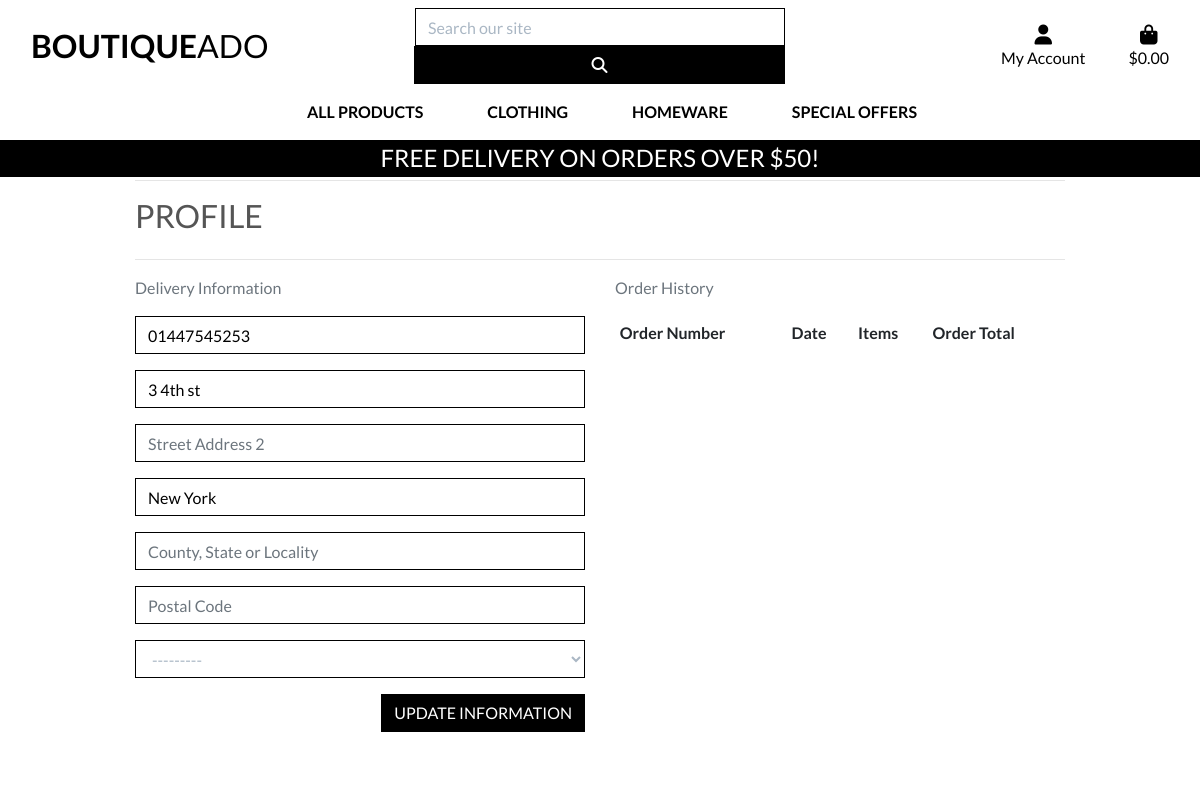
The page /profile/ (signed in) on the database as committed earlier.
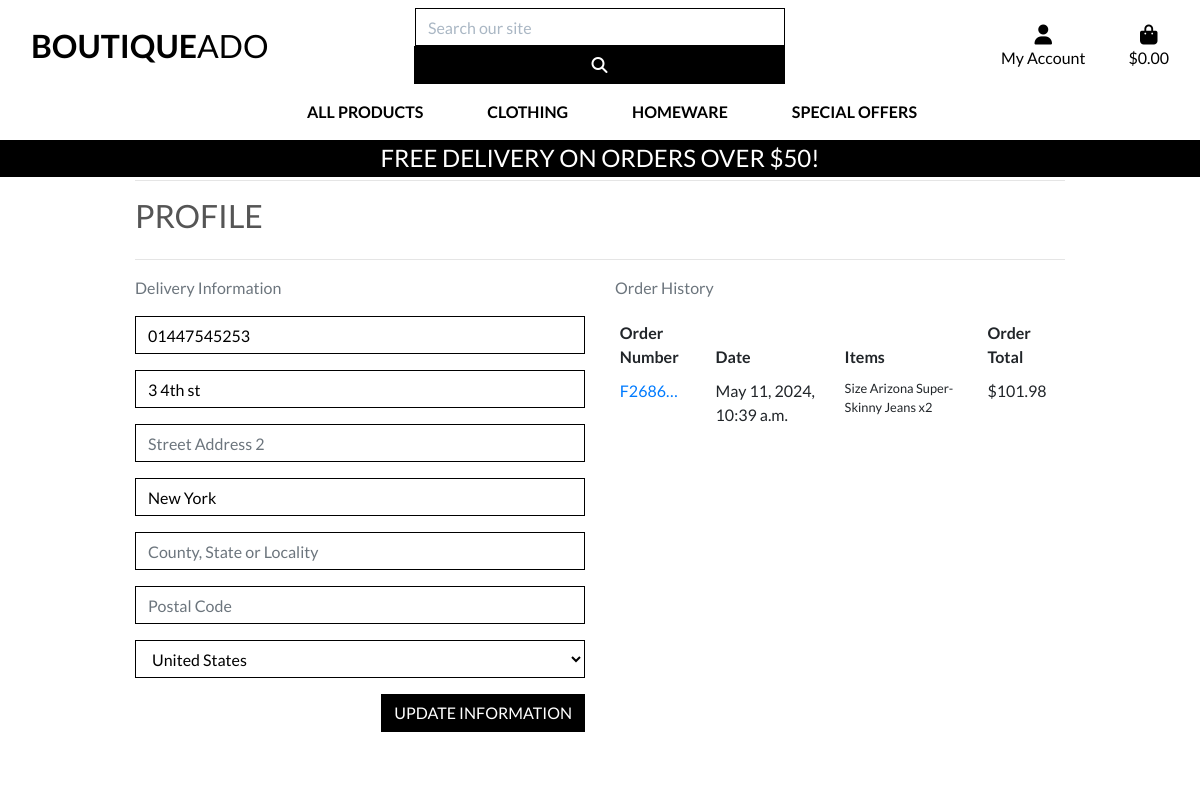
The same page on the database as committed later.
### profiles/models.py (models this page shows, shortened)
class UserProfile(models.Model):
    user = models.OneToOneField(User, on_delete=models.CASCADE)
    default_phone_number = models.CharField(max_length=20, null=True, blank=True)
    default_street_address1 = models.CharField(max_length=80, null=True, blank=True)
    default_street_address2 = models.CharField(max_length=80, null=True, blank=True)
    default_town_or_city = models.CharField(max_length=40, null=True, blank=True)
    default_county = models.CharField(max_length=80, null=True, blank=True)
    default_postcode = models.CharField(max_length=20, null=True, blank=True)
    default_country = CountryField(blank_label='Country', null=True, blank=True)

### checkout/models.py (models this page shows, shortened)
class Order(models.Model):
    order_number = models.CharField(max_length=32, null=False, editable=False)
    user_profile = models.ForeignKey(UserProfile, on_delete=models.SET_NULL,
                                     null=True, blank=True, related_name='orders')
    full_name = models.CharField(max_length=50, null=False, blank=False)
    email = models.EmailField(max_length=254, null=False, blank=False)
    phone_number = models.CharField(max_length=20, null=False, blank=False)
    country = CountryField(blank_label="Country *", null=False, blank=False)
    postcode = models.CharField(max_length=20, null=True, blank=True)
    town_or_city = models.CharField(max_length=40, null=False, blank=False)
    street_address1 = models.CharField(max_length=80, null=False, blank=False)
    street_address2 = models.CharField(max_length=80, null=True, blank=True)
    county = models.CharField(max_length=80, null=True, blank=True)
    date = models.DateTimeField(auto_now_add=True)
    delivery_cost = models.DecimalField(max_digits=6, decimal_places=2, null=False, default=0)
    order_total = models.DecimalField(max_digits=10, decimal_places=2, null=False, default=0)
    grand_total = models.DecimalField(max_digits=10, decimal_places=2, null=False, default=0)
    original_bag = models.TextField(null=False, blank=False, default='')
    stripe_pid = models.CharField(max_length=254, null=False, blank=False, default='')

class OrderLineItem(models.Model):
    order = models.ForeignKey(Order, null=False, blank=False, on_delete=models.CASCADE, related_name='lineitems')
    product = models.ForeignKey(Product, null=False, blank=False, on_delete=models.CASCADE)
    product_size = models.CharField(max_length=2, null=True, blank=True)
    quantity = models.IntegerField(null=False, blank=False, default=0)
    lineitem_total = models.DecimalField(max_digits=6, decimal_places=2, null=False, blank=False, editable=False)

### products/models.py (models this page shows, shortened)
class Product(models.Model):
    category = models.ForeignKey('Category', null=True, blank=True, on_delete=models.SET_NULL)
    sku = models.CharField(max_length=254, null=True, blank=True)
    name = models.CharField(max_length=254)
    description = models.TextField()
    has_sizes = models.BooleanField(default=False, null=True, blank=True)
    price = models.DecimalField(max_digits=6, decimal_places=2)
    rating = models.DecimalField(max_digits=6, decimal_places=2, null=True,
                                 blank=True)
    image_url = models.URLField(max_length=1024, null=True, blank=True)
    image = models.ImageField(null=True, blank=True)

### profiles/views.py (the view)
# urls.py: path('profile/', include('profiles.urls')),
@login_required
def profile(request):
    profile = get_object_or_404(UserProfile, user=request.user)
    if request.method == 'POST':
        form = UserProfileForm(request.POST, instance=profile)
        if form.is_valid():
            form.save()
            messages.success(request, 'Profile updated successfully')
        else:
            messages.error(request, 'Update failed. Please ensure the form is valid.')
    else:
        form = UserProfileForm(instance=profile)
    orders = profile.orders.all()
    template = 'profiles/profile.html'
    context = {
        'form': form,
        'orders': orders,
        'on_profile_page': True,
    }
    return render(request, template, context)

### profiles/forms.py
class UserProfileForm(forms.ModelForm):
    class Meta:
        model = UserProfile
        exclude = ('user',)
    def __init__(self, *args, **kwargs):
        super().__init__(*args, **kwargs)
        placeholders = {
            'default_phone_number': 'Phone Number',
            'default_postcode': 'Postal Code',
            'default_town_or_city': 'Town or City',
            'default_street_address1': 'Street Address 1',
            'default_street_address2': 'Street Address 2',
            'default_county': 'County, State or Locality',
        }
        self.fields['default_phone_number'].widget.attrs['autofocus'] = True
        for field in self.fields:
            if field != 'default_country':
                if self.fields[field].required:
                    placeholder = f'{placeholders[field]} *'
                else:
                    placeholder = placeholders[field]
                self.fields[field].widget.attrs['placeholder'] = placeholder
            self.fields[field].widget.attrs['class'] = 'border-black rounded-0 profile-form-input'
            self.fields[field].label = False

### bag/contexts.py (called while the page is built, shortened)
def bag_contents(request):
    bag_items = []
    total = 0
    product_count = 0
    bag = request.session.get('bag', {})
    if total < settings.FREE_DELIVERY_THRESHOLD:
        delivery = total * Decimal(settings.STANDARD_DELIVERY_PERCENTAGE / 100)
        free_delivery_delta = settings.FREE_DELIVERY_THRESHOLD - total
    else:
        delivery = 0
        free_delivery_delta = 0
    grand_total = delivery + total
    context = {
        'bag_items': bag_items,
        'total': total,
        'product_count': product_count,
        'delivery': delivery,
        'free_delivery_delta': free_delivery_delta,
        'free_delivery_threshold': settings.FREE_DELIVERY_THRESHOLD,
        'grand_total': grand_total,
    }
    return context

### profiles/templates/profiles/profile.html (shortened to what this page needs)
{% extends "base.html" %}
{% load static %}
{% block extra_css %}
    <link rel="stylesheet" href="{% static 'profiles/css/profile.css' %}">
{% endblock %}
{% block page_header %}
    <div class="container header-container">
    </div>
{% endblock %}
{% block content %}
    <div class="overlay"></div>
    <div class="container">
        <div class="row">
            <div class="col">
                <hr>
                <h2 class="logo-font mb-4">Profile</h2>
                <hr>
            </div>
        </div>
        <div class="row">
            <div class="col-12 col-lg-6">
                <p class="text-muted">Delivery Information</p>
                <form class="mt-3" action="{% url 'profile' %}" method="POST" id="profile-update-form">
                    {{ form|crispy }}
                    <button class="btn btn-black rounded-0 text-uppercase float-right">Update Information</button>
                </form>
            </div>
            <div class="col-12 col-lg-6">
                <p class="text-muted">Order History</p>
                <div class="order-history order-responsive">
                    <table class="table table-sm table-borderless">
                        <thead>
                            <tr>
                                <th>Order Number</th>
                                <th>Date</th>
                                <th>Items</th>
                                <th>Order Total</th>
                            </tr>
                        </thead>
                        <tbody>
                            {% for order in orders %}
                                <tr>
                                    <td>
                                        <a href="{% url 'order_history' order.order_number %}"
                                            title="{{ order.order_number }}">
                                            {{ order.order_number|truncatechars:6 }}
                                        </a>
                                    </td>
                                    <td>{{ order.date }}</td>
                                    <td>
                                        <ul class="list-unstyled">
                                            {% for item in order.lineitems.all %}
                                                <li class="small">
                                                    {% if item.product.has_sizes %}
                                                        Size {{ item.product.size|upper }}
                                                    {% endif %}
                                                    {{ item.product.name }} x{{ item.quantity }}
                                                </li>
                                            {% endfor %}
                                        </ul>
                                    </td>
                                    <td>${{ order.grand_total }}</td>
                                </tr>
                            {% endfor %}
                        </tbody>
                    </table>
                </div>
            </div>
        </div>
{% endblock %}

### templates/base.html (shortened to what this page needs)
{% load static %}
<!doctype html>
<html lang="en">
  <head>
    {% block corecss %}
        <link rel="stylesheet" href="https://stackpath.bootstrapcdn.com/bootstrap/4.4.1/css/bootstrap.min.css">
        <link rel="stylesheet" href="{% static 'css/base.css' %}">
    {% endblock %}
    {% block extra_css %}
    {% endblock %}
  </head>
  <body>
    <header class="container-fluid fixed-top">
        <div id="topnav" class="row bg-white pt-lg-2 d-none d-lg-flex">
            <div class="col-12 col-lg-4 my-auto py-1 py-lg-0 text-center cext-lg-left">
                <a href="{% url 'home' %}" class="nav-link main-logo-link">
                    <h2 class="logo-font text-black my-0"><strong>Boutique</strong>Ado</h2>
                </a>
            </div>
            <div class="col-12 col-lg-4 my-auto py-1 py-lg-0">
                <form method="GET" action="{% url 'products' %}">
                    <div class="input-groupt w-100">
                        <input class="form-control border border-black rounded-0" type="text" name="q" placeholder="Search our site">
                        <div class="input-group-append">
                            <button class="form-control btn btn-black border border-black rounded-0" type="submit">
                                <span class="icon">
                                    <i class="fas fa-search"></i>
                                </span>
                            </button>
                        </div>
                    </div>
                </form>
            </div>
            <div class="col-12 col-lg-4 my-auto py-1 py-lg-0">
                <ul class="list-inline list-unstyled text-center text-lg-right my-0">
                    <li class="list-inline-item dropdown">
                        <a class="text-black nav-link" href="#" id="user-options" data-toggle="dropdown" aria-haspopup="true" aria-expanded="false">
                            <div class="text-center">
                                <div><i class="fas fa-user fa-lg"></i></div>
                                <p class="my-0">My Account</p>
                            </div>
                        </a>
                    </li>
                    <li class="list-inline-item">
                        <a class="{% if grand_total %}text-info font-weight-bold{% else %}text-black{% endif %} nav-link" href="{% url 'view_bag' %}">
                            <div class="text-center">
                                <div><i class="fas fa-shopping-bag fa-lg"></i></div>
                                <p class="my-0">
                                    {% if grand_total %}
                                        ${{ grand_total|floatformat:2 }}
                                    {% else %}
                                        $0.00
                                    {% endif %}
                                </p>
                            </div>
                        </a>
                    </li>
                </ul>
            </div>
        </div>
        <div class="row bg-white">
            <nav class="navbar navbar-expand-lg navbar-light w-100">
                {% include 'includes/main-nav.html' %}
            </nav>
        </div>
        <div id="delivery-banner" class="row text-center">
            <div class="col bg-black text-white">
                <h4 class="logo-font my-1">Free delivery on orders over ${{ free_delivery_threshold }}!</h4>
            </div>
        </div>
    </header>
    {% block page_header %}
    {% endblock %}
    {% block content %}
    {% endblock %}
  </body>
</html>

### templates/includes/main-nav.html (shortened to what this page needs)
<div class="collapse navbar-collapse" id="main-nav">
    <ul class="navbar-nav w-auto mx-auto">
        <li class="nav-item dropdown">
            <a class="logo-font font-weight-bold nav-link text-black mr-5" href="#" id="all-products-link" data-toggle="dropdown" aria-haspopup="true" aria-expanded="false">
                All Products
            </a>
        </li>
        <li class="nav-item dropdown">
            <a class="logo-font font-weight-bold nav-link text-black mr-5" href="#" id="clothing-link" data-toggle="dropdown" aria-haspopup="true" aria-expanded="false">
                Clothing
            </a>
        </li>
        <li class="nav-item dropdown">
            <a class="logo-font font-weight-bold nav-link text-black mr-5" href="#" id="homeware-link" data-toggle="dropdown" aria-haspopup="true" aria-expanded="false">
                Homeware
            </a>
        </li>
        <li class="nav-item dropdown">
            <a class="logo-font font-weight-bold nav-link text-black" href="#" id="specials-link" data-toggle="dropdown" aria-haspopup="true" aria-expanded="false">
                Special Offers
            </a>
        </li>
    </ul>
</div>

### static/css/base.css (style rules this page uses)
html { height: 100%; }
body { background: url('/media/homepage_background_cropped.jpeg') no-repeat center center fixed; background-size: cover; height: calc(100vh - 164px); color: #555; font-family: 'Lato'; }
.icon { align-items: center; display: inline-flex; justify-content: center; height: 1.5rem; width: 1.5rem; }
.logo-font { text-transform: uppercase; }
.main-logo-link { width: fit-content; }
.btn-black { background: black; color: white; }
.text-black { color: #000 !important; }
.border-black { border: 1px solid black !important; }
.bg-black { background: #000 !important; }
.overlay { height: 100%; width: 100%; top: 0; left: 0; position: fixed; background: white; z-index: -1; }
input[name='q']::placeholder { color: #aab7c4; }
@media (min-width: 1200px) { .container { max-width: 80%; } }
@media (min-width: 992px) { .header-container { padding-top: 164px; } }

### profiles/static/profiles/css/profile.css (style rules this page uses)
.order-history { max-height: 416px; overflow-y: auto; }
#profile-update-form .form-control { color: #000; }
#profile-update-form::placeholder { color: #aab7c4; }
#id_default_country, #id_default_country option:not(:first-child) { color: #000; }

Rows that differ between the two databases and show on the page:
changed UserProfile "3 4th st": default_country "---------" → "United States"
added Order: order_number "F2686…", date "May 11, 2024, 10:39 a.m.", grand_total "101.98"
added OrderLineItem: product.name "Arizona Super-Skinny Jeans", quantity "2"
